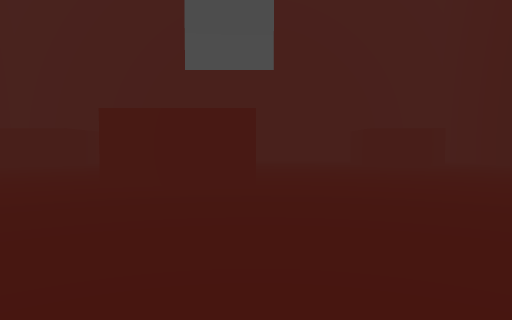
view 1 (above)

19 first-person views from a walk through a Godot game level. The camera is 1.5 m above the floor, tilts 2° down and sees 70° across. The floor is counted in squares, 2 m on a side. Each view is taken from the middle of a square. On the plan, view 1 faces up. The plan holds only what a view shows up to about 11 squares ahead; the rest is blank.

view 2
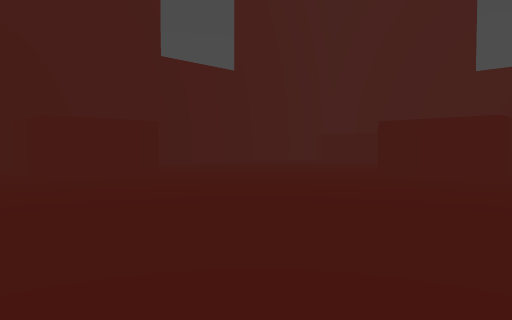

view 3
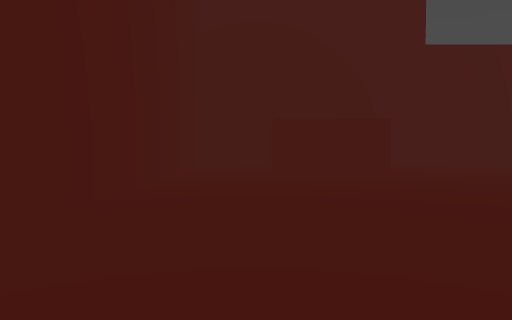

view 4
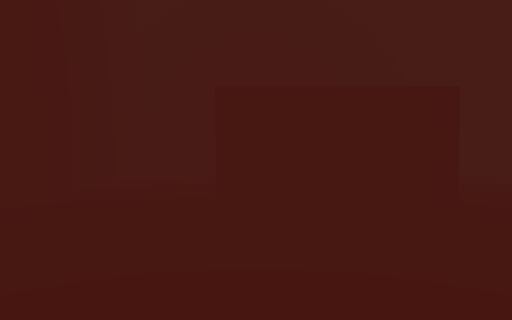

view 5
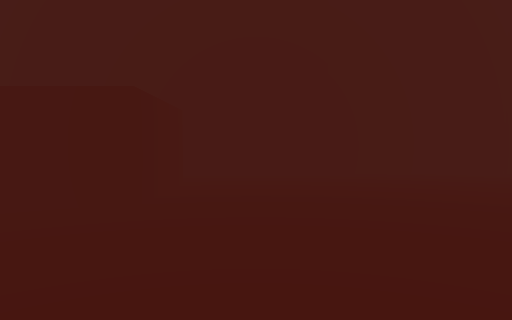

view 6
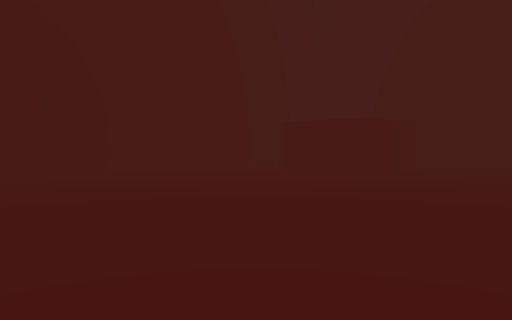

view 7
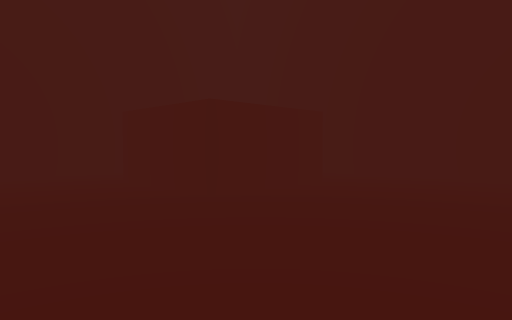

view 8
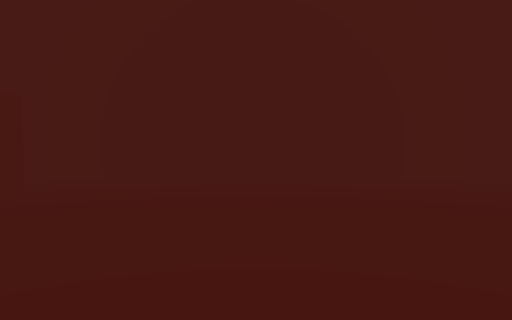

view 9
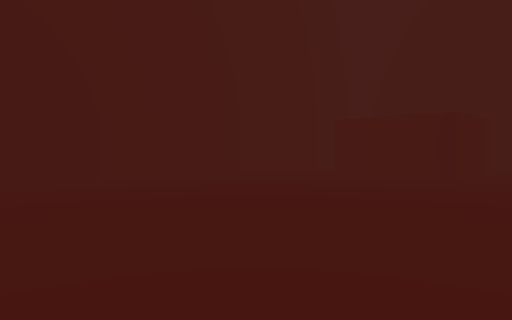

view 10
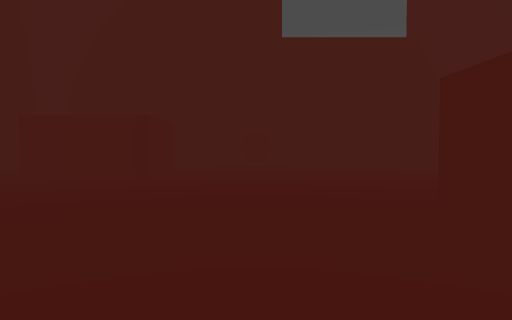

view 11
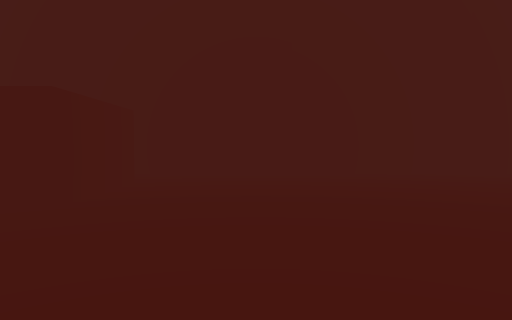

view 12
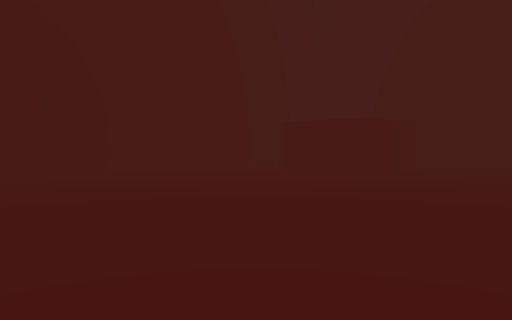

view 13
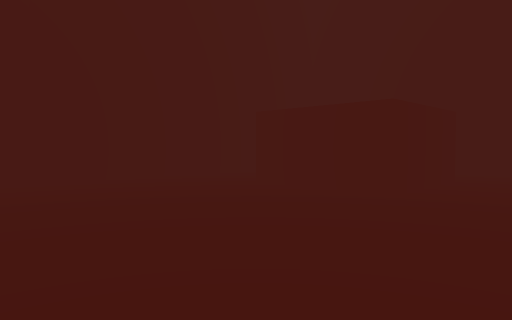

view 14
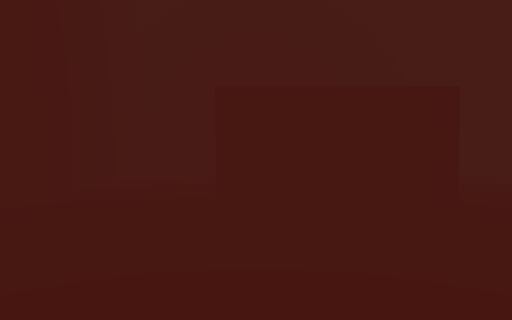

view 15
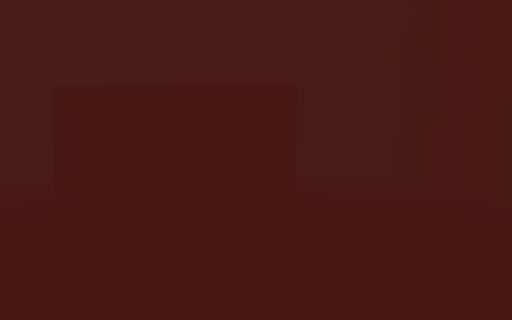

view 16
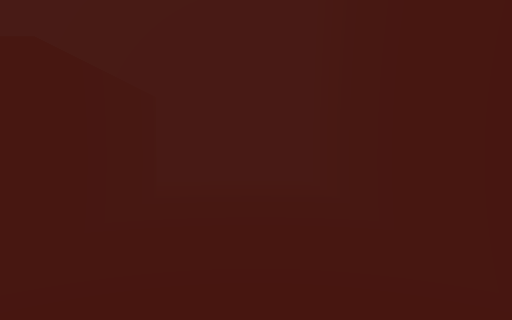

view 17
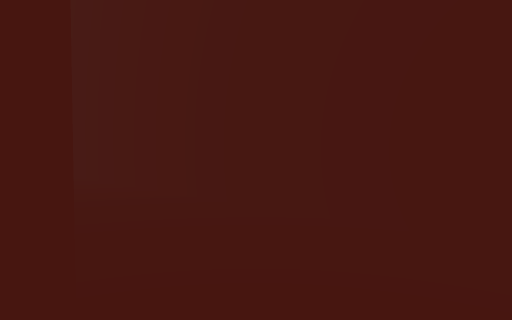

view 18
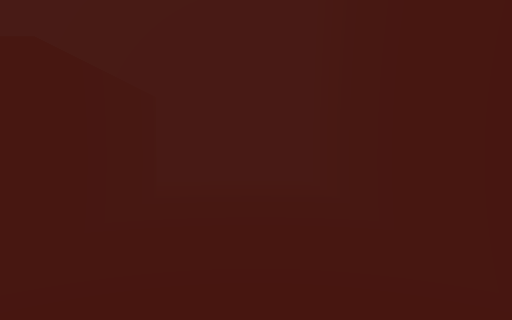

view 19
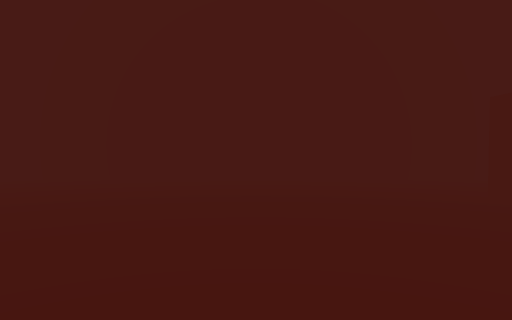

### Floor plan
Points are (right, up) in squares from view 1. A wall is a line through its corners. A room is listed if a view was taken in it or the views show most of it. See-through windows are left out.
Room 1 (views 1, 2, 3, 4, 5, 6, 7, 8, 9, 10, 11, 12, 13, 14, 15, 16, 17, 18, 19)
walls: (-1.2, 10) (0, 10); (0, 8.4) (0, 7) (-3, 7); (-10.5, 17.5) (-7.5, 17.5) (-7.5, 14.5) (-10.5, 14.5); (7.5, 17.6) (7.5, 14.5) (4.5, 14.5) (4.5, 17.5); (-10.5, 2.5) (-7.5, 2.5) (-7.5, -0.5) (-10.5, -0.5); (4.5, -0.6) (4.5, 2.5) (7.5, 2.5); (3.9, -3.2) (5.4, -3.2); (-13.2, -1.1) (-13.2, -3.2) (1.4, -3.2); (8.1, -3.2) (10.3, -3.2) (10.3, 20.3) (-13.2, 20.3) (-13.2, 1.9)

Where each view was taken, in squares from view 1:
view 1: 0 up, 0 right, facing up
view 2: 3 down, 2 right, facing up-left
view 3: 1 down, 2 right, facing left
view 4: 0 up, 3 left, facing left
view 5: 4 up, 3 left, facing left
view 6: 6 up, 3 left, facing up-left
view 7: 11 up, 3 left, facing up-left
view 8: 12 up, 4 left, facing up
view 9: 12 up, 4 left, facing up-right
view 10: 12 up, 4 left, facing right
view 11: 12 up, 0 right, facing right
view 12: 11 up, 0 right, facing down-right
view 13: 8 up, 2 right, facing down-right
view 14: 7 up, 7 right, facing down
view 15: 10 up, 7 right, facing up
view 16: 12 up, 9 right, facing up
view 17: 17 up, 9 right, facing up-left
view 18: 19 up, 5 left, facing left
view 19: 11 up, 5 left, facing left
